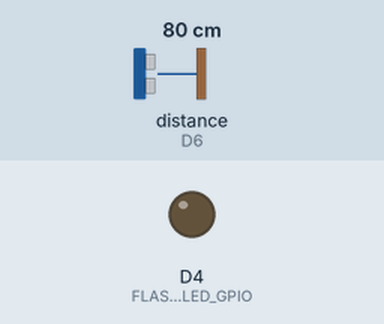
Simulated run of this sketch. Board: ESP8266 (NodeMCU). Parts: output pins drawn as LEDs (lit = HIGH). Wiring (inferred from the names in the program): ultrasonic range finder: trigger D5; echo D6. The test bench sets the inputs (shaded band); at power-on: distance to the obstacle (sensor on D6) 80 cm. The echo pulse lasts 58.3 µs per cm; WiFi joins after 1.5 s; servers stay silent unless stated; pins used as bus, display or sensor lines are not drawn.

Above: at 0.1 s.
At 1.6 s:
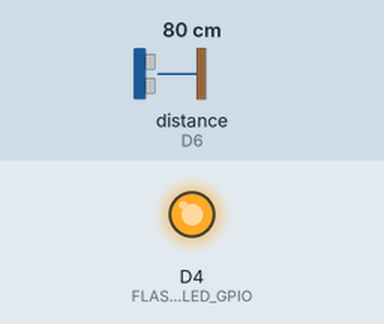
Timing chart, 0 to 3.1 s (numbered marks = the images above):
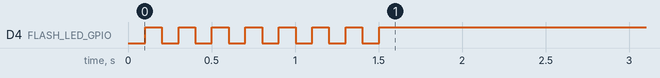

The sketch:

SONAR-Ranger.ino
```cpp
#include "wifi.h"
#include "sonar.h"
#include "client.h"

#define HOSTNAME "bin-level.herokuapp.com"
#define AP_NAME  "SensorNET"
#define AP_PASS  "12345678"

void setup() {
  startWiFi(AP_NAME, AP_PASS);
  startSonar();
}

void loop() {
  DATA_URL = "/api-1?value="+String(getDistance());
  httpGet(HOSTNAME);
  delay(100);
}
```

client.h
```cpp
#define HTTPS_PORT 443

WiFiClientSecure client;
String DATA_URL;

void httpGet(char * host){
  client.setInsecure();

    if(client.connect(host, HTTPS_PORT)){
      client.print(
        String("GET ") + DATA_URL + " HTTP/1.1\r\n" +
        "Host: " + host + "\r\n" +
        "Connection: close\r\n\r\n"
      );
  }
}
```

sonar.h
```cpp
const int pingPin = D5; // Trigger Pin of Ultrasonic Sensor
const int echoPin = D6; // Echo Pin of Ultrasonic Sensor

void startSonar() {
   pinMode(pingPin, OUTPUT);
   pinMode(echoPin, INPUT);
}

long centimeters(long microseconds) {
   return microseconds / 29 / 2;
}

int getDistance() {
   digitalWrite(pingPin, LOW);
   delayMicroseconds(2);
   digitalWrite(pingPin, HIGH);
   delayMicroseconds(10);
   digitalWrite(pingPin, LOW);
   long duration = pulseIn(echoPin, HIGH);
   return centimeters(duration);
}
```

wifi.h
```cpp
#include <ESP8266WiFi.h>
#define FLASH_LED_GPIO D4

void startWiFi(char * ssid, char * password){
  WiFi.hostname("Sensor-0");
  WiFi.mode(WIFI_STA);
  pinMode(FLASH_LED_GPIO, OUTPUT);

  WiFi.begin(ssid, password);

  while (WiFi.status() != WL_CONNECTED){
    digitalWrite(FLASH_LED_GPIO, LOW);
    delay(100);
    digitalWrite(FLASH_LED_GPIO, HIGH);
    delay(100);
  }

  digitalWrite(FLASH_LED_GPIO, HIGH);
}
```
